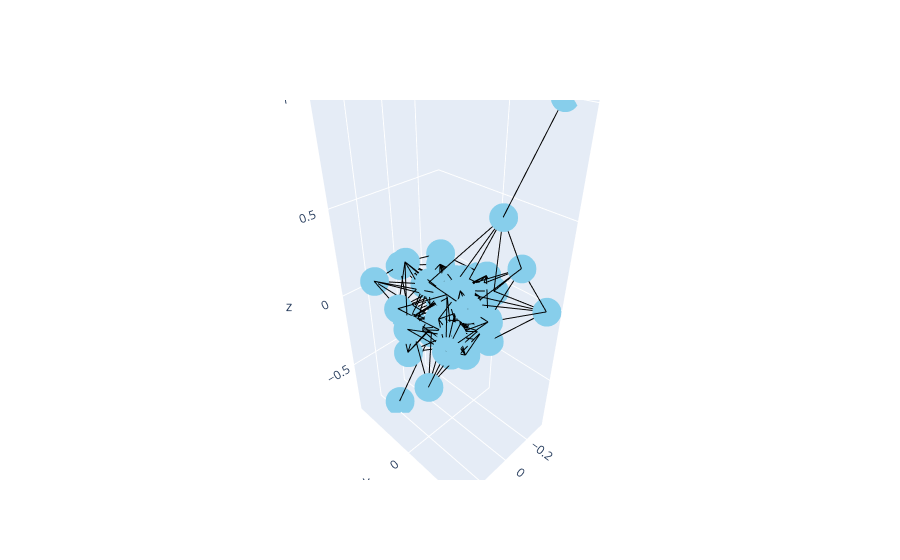

Notebook cell for this chart:
### Code cell
import plotly.graph_objects as go

# Filtrar as conexões com proximidade >= 4
G_filtrado = nx.Graph()
for u, v, data in G.edges(data=True):
    if data['weight'] >= 4:  # Apenas conexões mais fortes
        G_filtrado.add_edge(u, v, weight=data['weight'])

# Gerar o layout em 3D para a rede filtrada
pos_filtrado = nx.spring_layout(G_filtrado, dim=3, seed=42)

# Extrair as coordenadas 3D dos nós
x_nodes = [pos_filtrado[node][0] for node in G_filtrado.nodes()]
y_nodes = [pos_filtrado[node][1] for node in G_filtrado.nodes()]
z_nodes = [pos_filtrado[node][2] for node in G_filtrado.nodes()]

# Coordenadas das arestas
x_edges = []
y_edges = []
z_edges = []

for edge in G_filtrado.edges():
    x_edges.extend([pos_filtrado[edge[0]][0], pos_filtrado[edge[1]][0], None])
    y_edges.extend([pos_filtrado[edge[0]][1], pos_filtrado[edge[1]][1], None])
    z_edges.extend([pos_filtrado[edge[0]][2], pos_filtrado[edge[1]][2], None])

# Criar traçado dos nós
trace_nodes = go.Scatter3d(x=x_nodes, y=y_nodes, z=z_nodes,
                           mode='markers',
                           marker=dict(size=10, color='skyblue'),
                           text=list(G_filtrado.nodes()),  # Nome dos nós
                           hoverinfo='text')

# Criar traçado das arestas
trace_edges = go.Scatter3d(x=x_edges, y=y_edges, z=z_edges,
                           mode='lines',
                           line=dict(color='black', width=2),
                           hoverinfo='none')

# Configuração do layout
layout = go.Layout(showlegend=False)

# Gerar o gráfico interativo com as conexões filtradas
fig = go.Figure(data=[trace_edges, trace_nodes], layout=layout)
fig.show()

### Figure 1 — Plotly figure (JSON) as saved in the notebook; plotly's stock layout.template omitted (floating-point values rounded to 4 significant figures; data arrays with more than 128 entries replaced by an {"elided": "..."} marker saying what was removed)
{"data": [{"hoverinfo": "none", "line": {"color": "black", "width": 2}, "mode": "lines", "type": "scatter3d", "x": {"elided": "870 float values"}, "y": {"elided": "870 float values"}, "z": {"elided": "870 float values"}}, {"hoverinfo": "text", "marker": {"color": "skyblue", "size": 10}, "mode": "markers", "text": ["Maria Botelho", "Enrico Liberbaum", "Geovanna Felix", "Gustavo Tironi", "Helouise Mattjie", "Isaias Gouvea", "João Vicente Campos", "João Vilas", "Luana Wajnberg", "Lucas Coelho", "Luis Felipe Alcantra", "Sarah Latouff", "Victor Madsen", "Lucas Coelho Silva", "Bruno Martins Danziato", "Eduardo Aronovich", "Gabriel Brana", "João Pedro Jeronimo", "João Pedro Soares", "Luna Costa", "Maria Antonia Botelho", "João Pedro Jerônimo de Oliveira", "Gabriel Figueiredo Brana", "Franciele Taís", "Patrick Siles", "Rafael Nunes", "João Pedro Fortes Soares", "Rafaela Perlingeiro", "Rafaela Perlingeiro ", "João Felipe Vilas Boas ", "Pedro Hajdu", "Luis Felipe Alcântara", "Arthur de Sousa Araujo Ribeiro", "Isaías Gouvêa Gonçalves ", "Helouise ", "Rafael Costa de Menezes Nunes ", "Bruno", "Beatriz Guedes", "Luna Costa Pereira", "Beatriz Ferreira Guedes", "Gustavo", "Franciele Taís Willig", "João Vicente Campos Santos ", "Eduardo Aronovich ", "Victor Madsen de O L Pinto", "sarah lattouf "], "type": "scatter3d", "x": [0.09005, -0.3278, 0.08388, -0.1374, 0.1777, 0.116, -0.04774, 0.06588, 0.1082, -0.1045, 0.2392, 0.1876, -0.1654, -0.02292, -0.1342, -0.2312, -0.0112, -0.07391, -0.1194, -0.03654, 0.2518, -0.2011, -0.1031, 0.2031, -0.2123, -0.2469, -0.2394, 0.1192, -0.1624, 0.01915, 0.05665, 0.338, -0.01797, 0.01301, 0.24, -0.2283, -0.1045, 0.326, 0.1344, 0.03401, 0.06629, 0.3161, -0.09897, -0.004354, -0.3319, 0.177], "y": [-0.07765, -0.1201, 0.04289, -0.06743, -0.1365, -0.223, -0.07181, -0.0969, 0.1966, -0.1724, -0.09348, 0.2768, 0.1567, -0.241, -0.09581, 0.02276, 0.1908, -0.1677, 0.1364, -0.02338, -0.3135, -0.2996, 0.1696, 0.1927, 0.09524, 0.4026, -0.008911, 0.1052, 0.05893, 0.04687, 0.1057, 0.1726, -0.4352, -0.4026, -0.147, 0.2423, 0.0918, 0.2819, 0.03457, 0.2673, 0.02639, 0.01353, -0.03033, -0.1001, 0.289, -0.2947], "z": [0.1433, -0.03442, -0.07282, 0.05852, -0.06956, 0.2104, -0.1352, -0.2089, -0.1525, -0.06061, -0.2395, 0.2233, 0.491, 0.0001756, -0.04885, 0.08052, -0.07648, 0.1366, -0.08786, 0.1278, 0.1148, 0.09454, -0.2112, 0.02851, 0.02491, 0.03695, -0.1378, -0.205, -0.2161, 0.04832, 0.1677, -0.2237, -0.3197, 0.06431, 0.02303, 0.2247, 0.04261, 0.07266, -0.001191, 0.05727, 0.1076, 0.02921, -0.2463, -0.029, 1, -0.8318]}], "layout": {"showlegend": false}}
